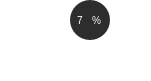
    <widget class="QWidget" name="widget_35" native="true">
     <property name="geometry">
      <rect>
       <x>590</x>
       <y>740</y>
       <width>151</width>
       <height>81</height>
      </rect>
     </property>
     <property name="styleSheet">
      <string notr="true">background-color: rgba(255, 255, 255, 0);
</string>
     </property>
     <widget class="QFrame" name="frame_20">
      <property name="geometry">
       <rect>
        <x>70</x>
        <y>0</y>
        <width>40</width>
        <height>40</height>
       </rect>
      </property>
      <property name="styleSheet">
       <string notr="true">QFrame{
background-color: rgb(45, 45, 45);
border-radius:20px;
}</string>
      </property>
      <property name="frameShape">
       <enum>QFrame::StyledPanel</enum>
      </property>
      <property name="frameShadow">
       <enum>QFrame::Plain</enum>
      </property>
      <widget class="QWidget" name="widget_36" native="true">
       <property name="geometry">
        <rect>
         <x>0</x>
         <y>10</y>
         <width>41</width>
         <height>21</height>
        </rect>
       </property>
       <property name="styleSheet">
        <string notr="true">background-color: rgba(255, 255, 255, 0);</string>
       </property>
       <widget class="QWidget" name="horizontalLayoutWidget_38">
        <property name="geometry">
         <rect>
          <x>0</x>
          <y>0</y>
          <width>36</width>
          <height>21</height>
         </rect>
        </property>
        <layout class="QHBoxLayout" name="horizontalLayout_38">
         <item>
          <widget class="QLabel" name="Finential_statistic1_100">
           <property name="styleSheet">
            <string notr="true">color:white;
background-color: rgba(255, 255, 255, 0);
font: 10px;
padding-left:5px;
text-align: right;</string>
           </property>
           <property name="text">
            <string>7</string>
           </property>
           <property name="wordWrap">
            <bool>true</bool>
           </property>
          </widget>
         </item>
         <item>
          <widget class="QLabel" name="Finential_statistic1_101">
           <property name="styleSheet">
            <string notr="true">color:white;
font: 10px;
background-color:rgba(255, 255, 255, 0);</string>
           </property>
           <property name="frameShadow">
            <enum>QFrame::Raised</enum>
           </property>
           <property name="text">
            <string>%</string>
           </property>
           <property name="wordWrap">
            <bool>true</bool>
           </property>
          </widget>
         </item>
        </layout>
       </widget>
      </widget>
     </widget>
     <widget class="QLabel" name="Finential_statistic1_38">
      <property name="geometry">
       <rect>
        <x>10</x>
        <y>40</y>
        <width>41</width>
        <height>20</height>
       </rect>
      </property>
      <property name="styleSheet">
       <string notr="true">color:white;
background-color: rgba(255, 255, 255, 0);
font: 10px;
padding-left:5px;
text-align: right;</string>
      </property>
      <property name="text">
       <string>5,300</string>
      </property>
      <property name="wordWrap">
       <bool>true</bool>
      </property>
     </widget>
     <widget class="QLabel" name="Finential_statistic1_53">
      <property name="geometry">
       <rect>
        <x>10</x>
        <y>30</y>
        <width>71</width>
        <height>19</height>
       </rect>
      </property>
      <property name="styleSheet">
       <string notr="true">color:white;
background-color: rgba(255, 255, 255, 0);
font: 10px;
padding-left:5px;
text-align: right;</string>
      </property>
      <property name="text">
       <string>New</string>
      </property>
      <property name="wordWrap">
       <bool>true</bool>
      </property>
     </widget>
    </widget>
